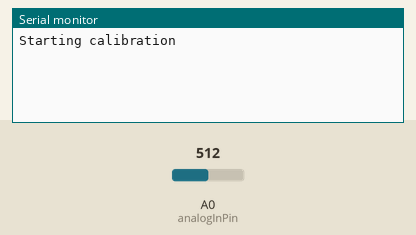
The sketch below on a simulated Arduino Uno, built with avr-gcc and run on an emulated ATmega328P. Parts: the last lines printed to the serial monitor. The inputs (shaded band) are chosen by the test bench; at power-on: A0 (analogInPin) = 512.

Above: at 1.2 s.
1.3 s: A0 (analogInPin) set to 513
At 3.6 s:
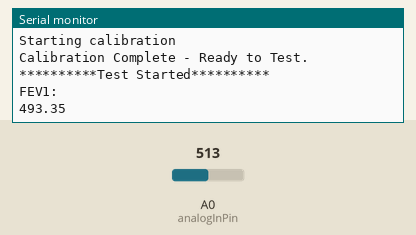
3.7 s: A0 (analogInPin) set to 716
At 11.4 s:
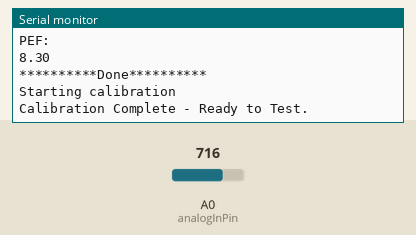
Timing chart, 0 to 12.7 s (numbered marks = the images above; inputs shaded):
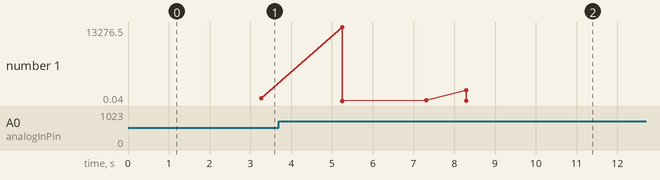

Measured:
- the behaviour switches between 512 and 513 on A0 (analogInPin) (found by bisection; images 0 and 1)
- after the input at 1.3 s, the serial monitor: prints a new line after 0.95 s (image 1)
- after the input at 3.7 s, the serial monitor: prints a new line after 1.6 s (image 2)
- plotted number 1: 493.35 → 8.3 after the input at 3.7 s

The sketch:

texasSpirometer_Final.ino
```cpp
// (licence header left out)
#include <Arduino.h>
#include <Wire.h>

//*****MODE***** YOU WILL NEET TO CHANGE THIS TO GET DIFFERENT OUTPUTS ###############
int mode = 3;
//  1 = Spirogram (Serial Plotter)
//  2 = Plot Total Volume for each test (Serial Plotter)
//  3 = Text Output (Serial Monitor)
//  4 = Data for Flow-Volume Loop (Transfer to Excel to Plot)

//SENSOR
const int analogInPin = 0;
float voltage = 0.0;
float sensorValue = 0;

//PRESSURE CALIBRATION AND DATA
bool pressureCorrection = false;
float pressureCorrecter = 0.0;

float pressure = 0.0;
float recentPressure [20];
float recentPressureSum = 0.0;
float rollingPressure;

//SPIROMETER MOUTHPIECE MEASUREMENTS
float area_1 = 0.000531; //these are the areas taken carefully from the 3D printed venturi 2M before constriction
float area_2 = 0.000201; // this is area within the venturi
float rho = 1.225; //Demsity of air in kg/m3;

//TEXT CONTROLLER
bool testing = 0;
float TimerLast = 0.0;
float TestStartTime = 0.0;
float TestTimer = 0.0;
float testVolumeTotal = 0.0;
float testVolume = 0.0;
float spiroVol = 0.0;

//TEXT CONTROLLER - MEASURES
float FEV1 = 0.0;
bool FEV1needed = true;
float FVC = 0.0;
bool FVCneeded = true;
float maxFlow = 0.0;

//SPIROMETRY CALCULATIONS
float massFlow = 0;
float volFlow = 0.0;;

void setup() {
    Serial.begin(115200);
    Wire.begin();
}

void loop() {
    //******PRESSURE CALIBRATION*****

    //Determine and set pressureCorrecter during first 100 pressure readings
    //Calibrates baseline pressure at the beginning AND immediately after each test completes
    if(pressureCorrection==false) {
      if(mode==3)
      {
        Serial.println("Starting calibration");
      }
      int pressureCounts = 0;
      float totalPressure = 0.0;
      while(pressureCounts<100) {
        //Get voltage reading
        sensorValue= analogRead(analogInPin);
        voltage =(5*(sensorValue)/1023); //convert sensor value to voltage

        //Convert voltage reading to pressure  WHEN CONVERTING FROM VOLTAGE TO PRESSURE, BE SURE TO MULTIPLE BY 1000 TO GO FROM THE UNITS OF THE PRESSURE DIFFERENTIAL (KILOPASCAL) TO S.I. UNITS (PASCALS) https://makersportal.com/blog/2019/02/06/arduino-pitot-tube-wind-speed-theory-and-experiment
        pressure = (((voltage-2.5)*1000));

        totalPressure = totalPressure + pressure;
        pressureCounts++;

        delay(20);
      }
      pressureCorrecter = totalPressure/100;
      pressureCorrection = true;
      if(mode==3)
      {
        Serial.println("Calibration Complete - Ready to Test.");
      }
    }

    //*****PRESSURE DATA*****

    //Get voltage reading
    sensorValue= analogRead(analogInPin);if(abs(pressure) < 0.5) pressure = 0;
    voltage =(5*(sensorValue)/1023);

    //Convert voltage reading to pressure
    pressure = (((voltage-2.5)*1000)-pressureCorrecter);

    //Update list of recent pressures and calculate the rolling average
    recentPressure[19] = pressure;
    recentPressureSum = pressure;
    for(int i=0; i<19; i++) {
      recentPressure[i] = recentPressure[i+1];
      recentPressureSum += recentPressure[i];
    }
    rollingPressure = recentPressureSum/20;

    //Flatlines the pressure if the pressure is minimal
    if(abs(rollingPressure)<2 && mode!=1) {
      rollingPressure = 0;
    }

    //*****SPIROMETRY CALCULATIONS*****

    //Calculates flow using the Bernoulli equation
    massFlow = 1000*sqrt((abs(rollingPressure)*2*rho)/((1/(pow(area_2,2)))-(1/(pow(area_1,2))))); //Bernoulli equation converting pressure to massflow
    if(rollingPressure<0)
    {
      massFlow = massFlow*(-1);
    }
    volFlow = massFlow/rho; //volumetric flow of air

    //Calculates total volume for the test
    if (testing){
      testVolume = volFlow*(millis()-TimerLast)+testVolume; //integrates volumes over units of time to get total volume
      if (volFlow>0)
      {
        testVolumeTotal = volFlow*(millis()-TimerLast)+testVolumeTotal; //only adds expiration
      }
    }

    //Calculates cumulative volume for the spirometer
    spiroVol = volFlow*(millis()-TimerLast)+spiroVol;

    //Updates maxFlow rate, if needed
    if(volFlow > maxFlow) maxFlow = volFlow;

    //*****TEST CONTROLLER*****

    //Collects FEV1 after 1 second, Ends test after 3 seconds
    //Starts a new test if there is positive flow
    if(testing){
      TestTimer = TimerLast-TestStartTime; // this timer keeps track of time to allow for calculation of FEV1
      if((TestTimer>1000)&&(FEV1needed)) {
        FEV1 = testVolumeTotal;
        if(mode==3) // this will output the text data in mode 1
        {
          Serial.println("FEV1:");
          Serial.println(FEV1);
        }
        FEV1needed = false;
      }
      if(TestTimer>3000) {
        FVC = testVolumeTotal;
        if(mode==3)
        {
          Serial.println("FVC:");
          Serial.println(FVC);
          Serial.println("FEV1/FVC: ");
          Serial.println(FEV1/FVC);
          Serial.println ("PEF: "); //Peak expiratory flow
          Serial.println(maxFlow);
        }
        testing=false;
        pressureCorrection=false;
        if(mode==3)
        {
          Serial.println("**********Done**********");
        }
        TestTimer = 0.0;
        testVolumeTotal = 0.0;
        testVolume = 0.0;
        FEV1 = 0.0;
        maxFlow=0.0;
        FEV1needed = true;
      }
    }
    else if(volFlow>0 && mode!=1) {
      testing=true;
      if(mode==3)
      {
        Serial.println("**********Test Started**********");
      }
      TestStartTime = TimerLast;
    }

    //*****SPIROMETRY GRAPHING***** (Mode 1)

    //Graphs flow and test volume expired
    if(mode==1) // this will output the volume passed through the spirometer
    {
      Serial.println(spiroVol);
    }

    //*****TOTAL VOLUME GRAPHING***** (Mode 2)

    //Graphs flow and test volume expired
    if(mode==2) // this will output the flow and volume per time
    {
      Serial.print(testVolumeTotal);
      Serial.print(",");
      if(volFlow<0){volFlow=0;} //Prevents inhalation from being plotted
      Serial.println(volFlow*300); //300 is an arbitrary scaling factor
    }

    //*****FLOW-VOLUME DATA***** (Mode 4)

    //Graphs flow and test volume expired
    if(mode==4) // this will output the flow and volume per time
    {
      Serial.print("  ");
      Serial.print(testVolume);
      Serial.print(",");
      Serial.println(volFlow*300); //300 is an arbitrary scaling factor
    }

    //*****LOOP RESET*****

    TimerLast = millis();
    delay(20);
}
```
